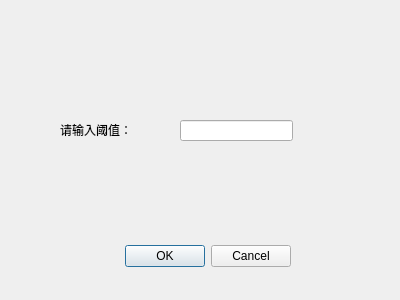
<?xml version="1.0" encoding="UTF-8"?>
<ui version="4.0">
 <class>thresh_global</class>
 <widget class="QDialog" name="thresh_global">
  <property name="geometry">
   <rect>
    <x>0</x>
    <y>0</y>
    <width>400</width>
    <height>300</height>
   </rect>
  </property>
  <property name="windowTitle">
   <string>Dialog</string>
  </property>
  <widget class="QDialogButtonBox" name="buttonBox">
   <property name="geometry">
    <rect>
     <x>-50</x>
     <y>240</y>
     <width>341</width>
     <height>32</height>
    </rect>
   </property>
   <property name="orientation">
    <enum>Qt::Horizontal</enum>
   </property>
   <property name="standardButtons">
    <set>QDialogButtonBox::Cancel|QDialogButtonBox::Ok</set>
   </property>
  </widget>
  <widget class="QLabel" name="label">
   <property name="geometry">
    <rect>
     <x>60</x>
     <y>120</y>
     <width>91</width>
     <height>20</height>
    </rect>
   </property>
   <property name="text">
    <string>请输入阈值：</string>
   </property>
  </widget>
  <widget class="QLineEdit" name="lineEdit">
   <property name="geometry">
    <rect>
     <x>180</x>
     <y>120</y>
     <width>113</width>
     <height>21</height>
    </rect>
   </property>
  </widget>
 </widget>
 <resources/>
 <connections>
  <connection>
   <sender>buttonBox</sender>
   <signal>accepted()</signal>
   <receiver>thresh_global</receiver>
   <slot>accept()</slot>
   <hints>
    <hint type="sourcelabel">
     <x>248</x>
     <y>254</y>
    </hint>
    <hint type="destinationlabel">
     <x>157</x>
     <y>274</y>
    </hint>
   </hints>
  </connection>
  <connection>
   <sender>buttonBox</sender>
   <signal>rejected()</signal>
   <receiver>thresh_global</receiver>
   <slot>reject()</slot>
   <hints>
    <hint type="sourcelabel">
     <x>316</x>
     <y>260</y>
    </hint>
    <hint type="destinationlabel">
     <x>286</x>
     <y>274</y>
    </hint>
   </hints>
  </connection>
 </connections>
</ui>
